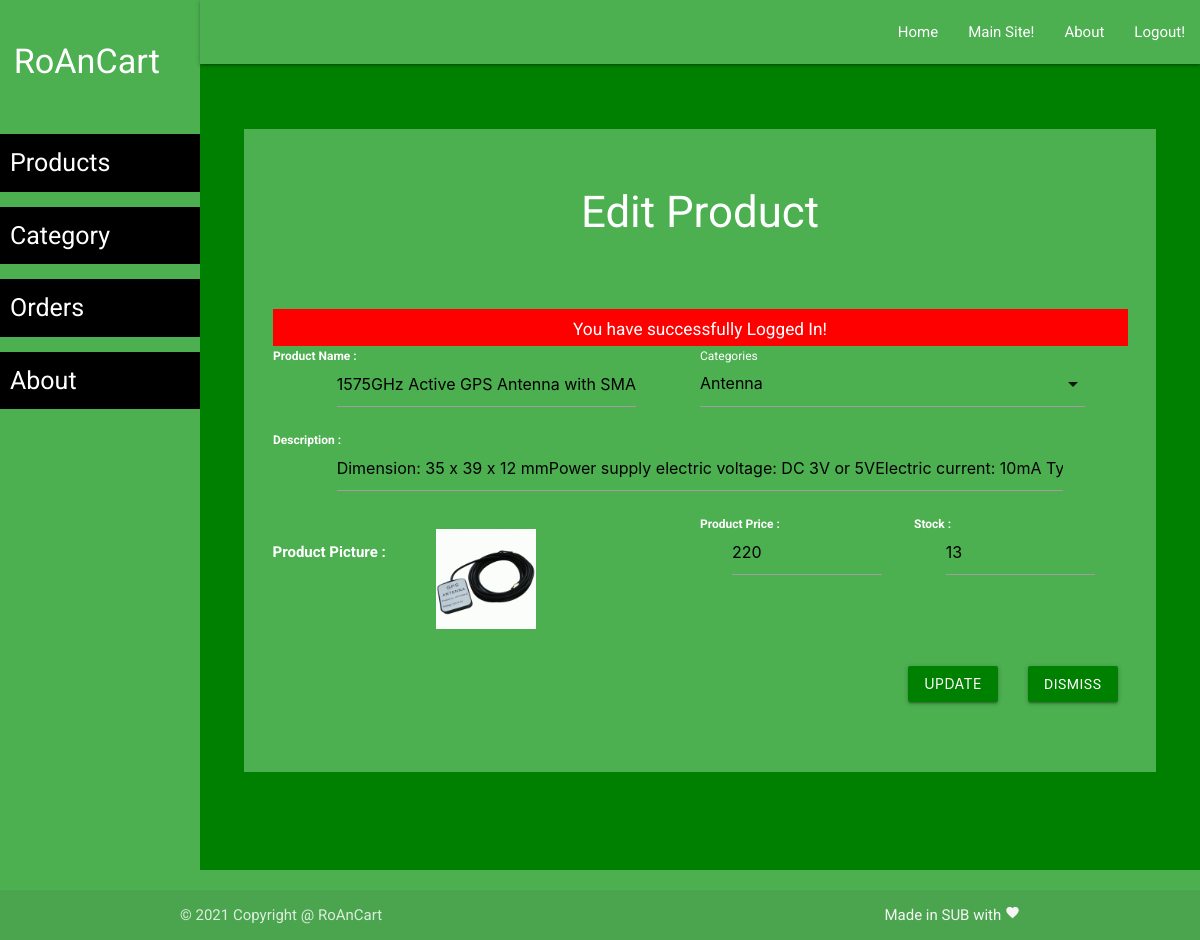
The app's page /admin/product-edit.php?id=1 (signed in), older data.
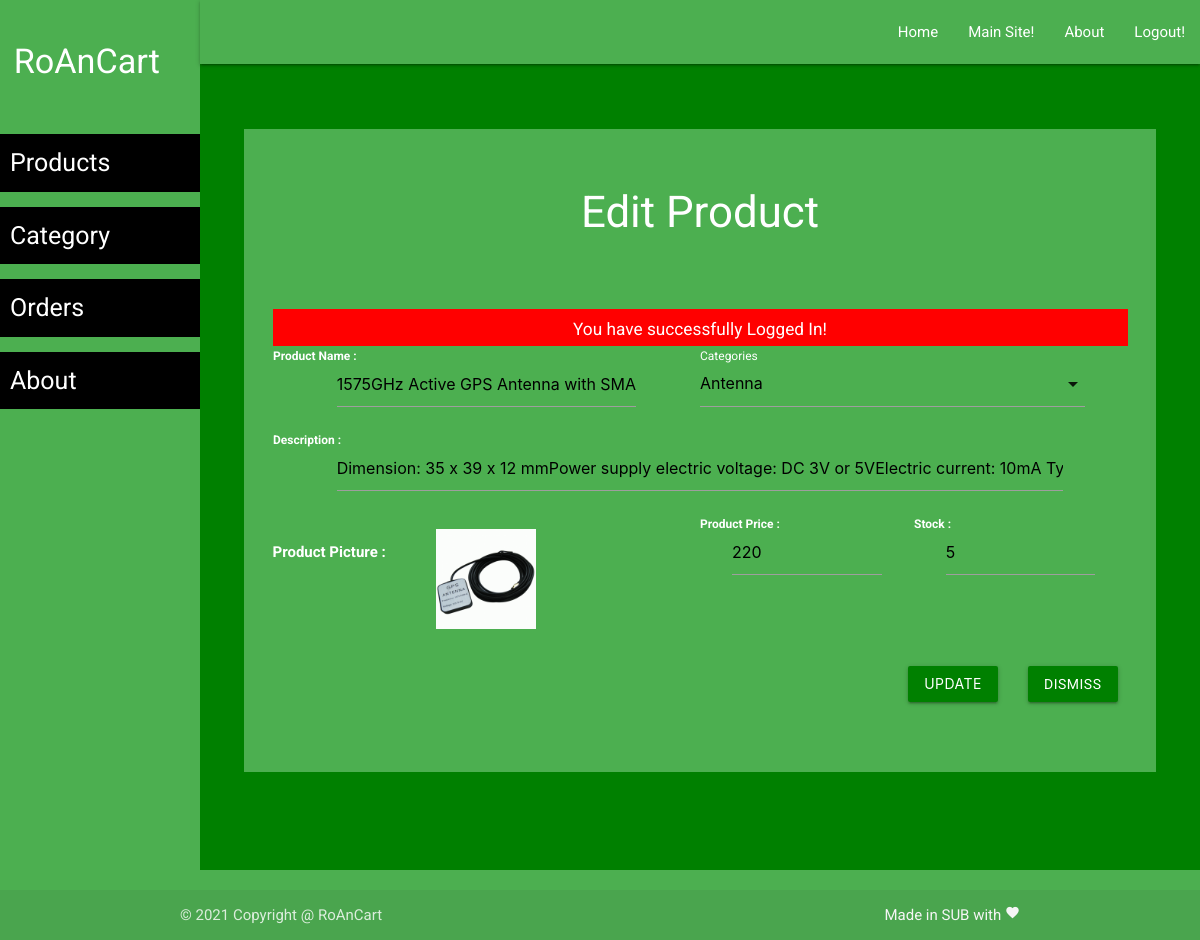
The same page, newer data.
### tables this page shows
CREATE TABLE `product` (
  `id` int NOT NULL,
  `cat_id` int NOT NULL,
  `image` text NOT NULL,
  `pname` varchar(50) NOT NULL,
  `price` int NOT NULL,
  `stock` int NOT NULL DEFAULT '0',
  `description` text NOT NULL
);

### admin/product-edit.php (the view, shortened to what this page needs)
<?php
require('layout/header.php');
require('layout/left-sidebar-long.php');
require('layout/topnav.php');
require('layout/left-sidebar-short.php');
require('../backends/connection-pdo.php');
if(isset($_GET['id']))
{
    $pid = $_GET['id'];
    $sql = 'SELECT * FROM product WHERE id = '.$pid;
    $query  = $pdoconn->prepare($sql);
    $query->execute();
    $product = $query->fetchAll(PDO::FETCH_ASSOC);
?>
<div class="section white-text" style="background: #4caf50;">
	<div class="section">
		<h3>Edit Product</h3>
	</div>
    <div class="section center" style="padding: 40px;">
        <form action="../backends/admin/pro-edit.php" method="post" enctype="multipart/form-data">
            <?php
                if (isset($_SESSION['msg'])) {
                    echo '<div class="row" style="background: red; color: white;">
                    <div class="col s12">
                        <h6>'.$_SESSION['msg'].'</h6>
                        </div>
                    </div>';
                }
            ?>
            <div class="row">
                <div class="col s6" style="">
                            <div class="input-field">
                            <input id="name" name="name" type="text" class="validate" style="color: black; width: 70%" value="<?php echo $product[0]['pname']; ?>">
                            <label for="name" style="color: white;"><b>Product Name :</b></label>
                            </div>
                </div>
                <div class="col s6" style="">
                        <div class="input-field" style="color: white !important; width: 90%">
                            <label style="color: white;">Categories</label>
						</div>
                </div>
            </div>
            <div class="row">
                <div class="col s12">
                    <div class="input-field">
                    <input id="desc" name="desc" type="text" class="validate" style="color: black; width: 85%" value="<?php echo $product[0]['description']; ?>">
                    <label for="desc" style="color: white;"><b>Description :</b></label>
                    </div>
                </div>
			</div>
			<div class="row">
				<div class="col m6 s12" style="">
                    <div class="input-field">
                        <img src="/images/<?php echo $product[0]['image'] ?>" alt="" width="100">
                        <label for="name" style="color: white; float:left;"><b>Product Picture :</b></label>
                    </div>
                </div>
				<div class="col m3 s6" style="">
                    <div class="input-field">
                        <input id="price" name="price" type="number" class="validate" style="color: black; width: 70%" value="<?php echo $product[0]['price']; ?>">
                        <label for="price" style="color: white;"><b>Product Price :</b></label>
                    </div>
                </div>
                <div class="col m3 s6" style="">
                    <div class="input-field">
                        <input id="stock" name="stock" type="number" class="validate" style="color: black; width: 70%" value="<?php echo $product[0]['stock']; ?>">
                        <label for="stock" style="color: white;"><b>Stock :</b></label>
                    </div>
                </div>
            </div>
            <div class="row">
                <div class="col s12">
                    <div class="section right" style="padding: 15px 10px;">
                        <a href="product-list.php" class="waves-effect waves-light btn">Dismiss</a>
                    </div>
                    <div class="section right" style="padding: 15px 20px;">
                        <button type="submit" class="waves-effect waves-light btn">Update</button>
                    </div>
                </div>
            </div>
        </form>
    </div>
</div>
<?php
}
else
{
}
    require('layout/footer.php');
?>

Row changes from the older to the newer data that the page shows:
changed product "1575GHz Active GPS Antenna with SMA Male": stock "13" → "5"
